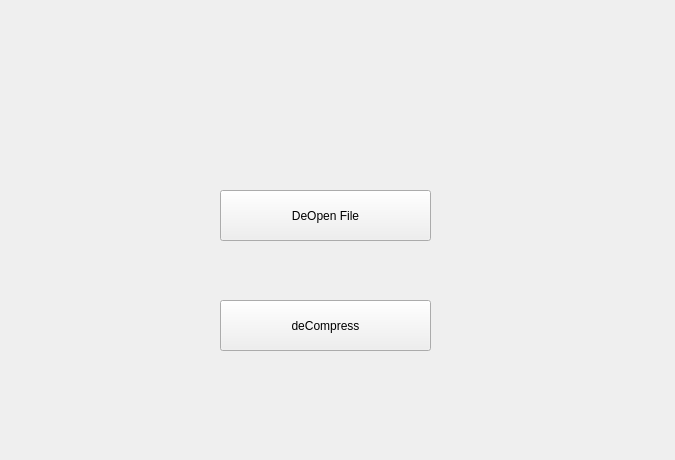
<?xml version="1.0" encoding="UTF-8"?>
<ui version="4.0">
 <class>DeCompress</class>
 <widget class="QWidget" name="DeCompress">
  <property name="geometry">
   <rect>
    <x>0</x>
    <y>0</y>
    <width>675</width>
    <height>460</height>
   </rect>
  </property>
  <property name="windowTitle">
   <string>Form</string>
  </property>
  <widget class="QPushButton" name="deopen_btn">
   <property name="geometry">
    <rect>
     <x>220</x>
     <y>190</y>
     <width>211</width>
     <height>51</height>
    </rect>
   </property>
   <property name="text">
    <string>DeOpen File</string>
   </property>
  </widget>
  <widget class="QPushButton" name="deCompress_btn">
   <property name="geometry">
    <rect>
     <x>220</x>
     <y>300</y>
     <width>211</width>
     <height>51</height>
    </rect>
   </property>
   <property name="text">
    <string>deCompress</string>
   </property>
  </widget>
 </widget>
 <resources/>
 <connections/>
</ui>
